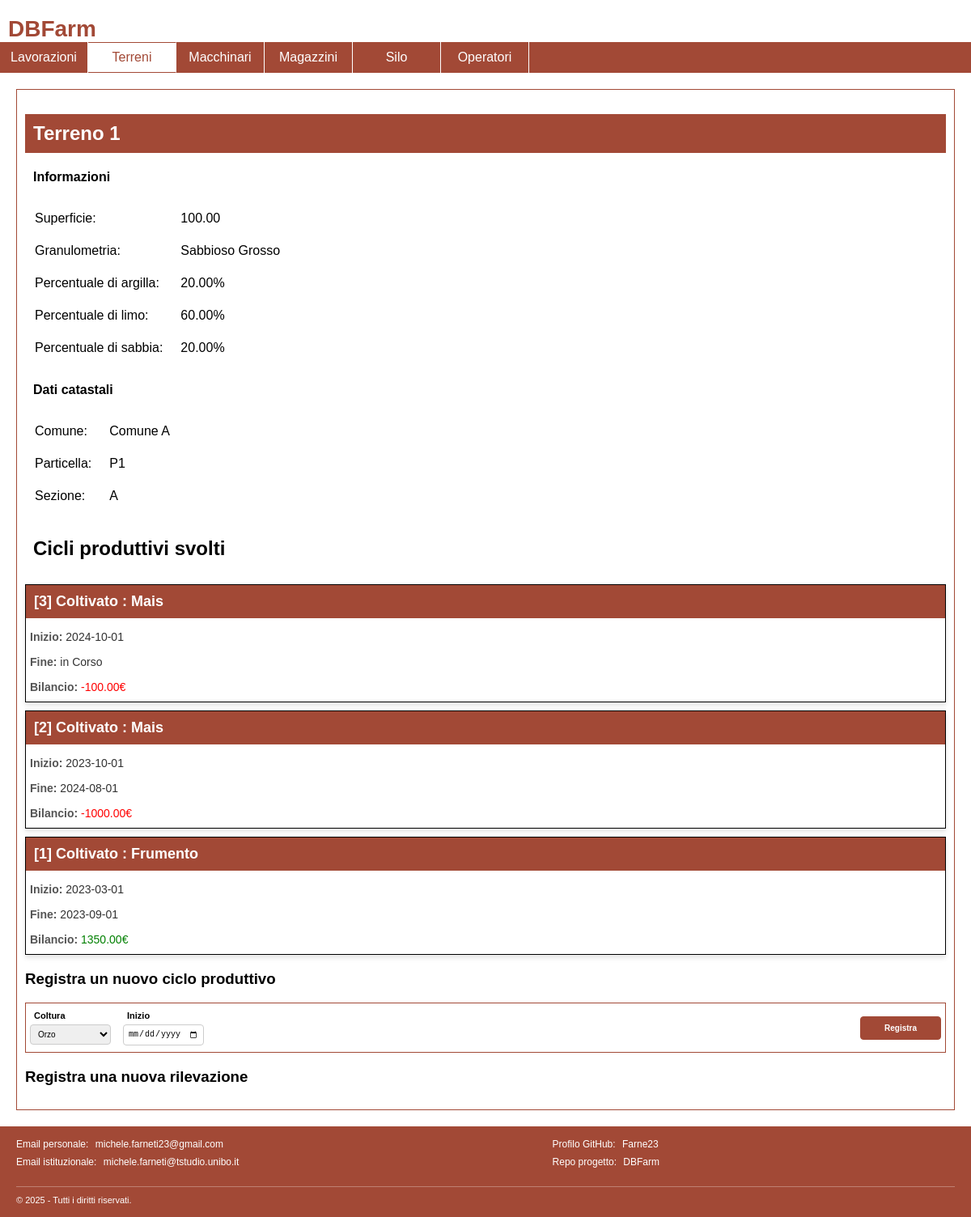
/dettagli-terreno.php?id=1, run on the app's committed database.
### tables this page shows
CREATE TABLE terreni (
    idTerreno INT AUTO_INCREMENT PRIMARY KEY,
    nome VARCHAR(255) UNIQUE,
    superficie DECIMAL(10,2) NOT NULL,
    perc_limo DECIMAL(5,2) NOT NULL,
    perc_sabbia DECIMAL(5,2) NOT NULL,
    perc_argilla DECIMAL(5,2) NOT NULL,
    granulometria VARCHAR(255) NOT NULL,
    idCicloProduttivo INT ,
    numero_lavorazione INT,
    FOREIGN KEY (granulometria) REFERENCES granulometrie(nome_granulometria)
);

CREATE TABLE dati_catastali (
    idTerreno INT NOT NULL,
    comune VARCHAR(255) NOT NULL,
    particella VARCHAR(255) NOT NULL,
    sezione VARCHAR(10) NOT NULL,
    PRIMARY KEY (idTerreno, particella),
    FOREIGN KEY (idTerreno) REFERENCES terreni(idTerreno)
);

CREATE TABLE cicli_produttivi (
    idCicloProduttivo INT AUTO_INCREMENT PRIMARY KEY,
    idTerreno INT NOT NULL,
    coltura_coltivata VARCHAR(255) NOT NULL,
    data_inizio DATE NOT NULL,
    data_fine DATE,
    bilancio DECIMAL(10,2) NOT NULL,
    proprietario VARCHAR(255),
    costo DECIMAL(10,2),
    FOREIGN KEY (idTerreno) REFERENCES terreni(idTerreno),
    FOREIGN KEY (coltura_coltivata) REFERENCES colture(nome_coltura)
);

### database/database.php (called while the page is built, shortened)
<?php
class DatabaseHelper
{
    private $db;
    public function __construct($servername, $username, $password, $dbname, $port)
    {
        $this->db = new mysqli($servername, $username, $password, $dbname, $port);
    }
    public function getCicliProduttiviDi($id){
        $stmt = $this->db->prepare("SELECT * FROM cicli_produttivi WHERE idTerreno = ? ORDER BY data_inizio DESC");
        $stmt->bind_param("s", $id);
        $stmt->execute();
        $result = $stmt->get_result();
        return $result->fetch_all(MYSQLI_ASSOC);
    }
    public function getDatiCatsataliDi($id){
        $stmt = $this->db->prepare("SELECT * FROM dati_catastali WHERE idTerreno = ?");
        $stmt->bind_param("s", $id);
        $stmt->execute();
        $result = $stmt->get_result();
        return $result->fetch_all(MYSQLI_ASSOC);
    }
    public function getDatiDi($id){
        $stmt = $this->db->prepare("SELECT * FROM terreni WHERE idTerreno = ?");
        $stmt->bind_param("s", $id);
        $stmt->execute();
        $result = $stmt->get_result();
        return $result->fetch_all(MYSQLI_ASSOC);
    }
    public function readyNuovoCiclo($id){
        $stmt = $this->db->prepare("SELECT COUNT(*) = 0 AS pronto
            FROM cicli_produttivi
            WHERE idTerreno = ? AND data_fine IS NULL;");
        $stmt->bind_param("s", $id);
        $stmt->execute();
        $result = $stmt->get_result();
        return $result->fetch_all(MYSQLI_ASSOC);
    }
    public function getColture(){
        $stmt = $this->db->prepare("SELECT nome_coltura, mese_semina, ABS(MONTH(CURDATE()) - mese_semina) as 'differenza' FROM colture ORDER BY differenza ");
        $stmt->execute();
        $result = $stmt->get_result();
        return $result->fetch_all(MYSQLI_ASSOC);
    }
}
?>

### bootstrap.php (called while the page is built, shortened)
<?php
require_once("database/database.php");
$dbh = new DatabaseHelper("localhost", "root", "", "DBFarm", 3306);
?>

### dettagli-terreno-main.php (the view, shortened to what this page needs)
<?php
include_once 'bootstrap.php';
$cicliProduttivi = $dbh->getCicliProduttiviDi($idTerreno);
$datiCatastali = $dbh->getDatiCatsataliDi($idTerreno);
$datiTerreno = $dbh->getDatiDi($idTerreno);
$readyNuovoCiclo = $dbh->readyNuovoCiclo($idTerreno);
$Colture = $dbh->getColture();
?>
<h2 class="orange-on-white"><?php echo $datiTerreno[0]['nome']; ?></h2>
<h4>Informazioni</h4>
<table class="simpletable">
    <tr>
        <td>Superficie:</td>
        <td><?php echo $datiTerreno[0]['superficie'] ?></td>
    </tr>
    <tr>
        <td>Granulometria:</td>
        <td><?php echo $datiTerreno[0]['granulometria'] ?></td>
    </tr>
    <tr>
        <td>Percentuale di argilla:</td>
        <td><?php echo $datiTerreno[0]['perc_argilla'] ?>%</td>
    </tr>
    <tr>
        <td>Percentuale di limo:</td>
        <td><?php echo $datiTerreno[0]['perc_sabbia'] ?>%</td>
    </tr>
    <tr>
        <td>Percentuale di sabbia:</td>
        <td><?php echo $datiTerreno[0]['perc_limo'] ?>%</td>
    </tr>
</table>
<h4>Dati catastali</h4>
<table class="simpletable">
    <tr>
        <td>Comune:</td>
        <td><?php echo $datiCatastali[0]['comune'] ?></td>
    </tr>
    <tr>
        <td>Particella:</td>
        <td><?php echo $datiCatastali[0]['particella'] ?></td>
    </tr>
    <tr>
        <td>Sezione:</td>
        <td><?php echo $datiCatastali[0]['sezione'] ?></td>
    </tr>
</table>
<h2>Cicli produttivi svolti</h2>
<ul class="terreni-list">
    <?php foreach ($cicliProduttivi as $ciclo): ?>
        <li onclick="location.href='dettagli-ciclo.php?id=<?= htmlspecialchars($ciclo['idCicloProduttivo']) ?>'">
            <div class="terreno-header orange-on-white">
                <strong>[<?= htmlspecialchars($ciclo['idCicloProduttivo']) ?>] Coltivato :
                    <?= htmlspecialchars($ciclo['coltura_coltivata']) ?></strong>
            </div>
            <div class="terreno-details">
                <span>Inizio:</span>
                <?= htmlspecialchars($ciclo['data_inizio']) ?>
            </div>
            <div class="terreno-details">
                <span>Fine:</span>
                <?php if (isset($ciclo['data_fine'])) {
                    echo htmlspecialchars($ciclo['data_fine']);
                } else {
                    echo "in Corso";
                } ?>
            </div>
            <div class="terreno-details <?php if ($ciclo['bilancio'] > 0) {
                echo 'positive';
            } else {
                echo 'negative';
            } ?>">
                <span>Bilancio:</span>
                <?php echo htmlspecialchars($ciclo['bilancio']) . "€"; ?>
            </div>
        </li>
    <?php endforeach; ?>
</ul>
<?php if (!$readyNuovoCiclo[0]["pronto"]): ?>
    <h3>
        Registra un nuovo ciclo produttivo
    </h3>
    <form id="newCicloForm">
        <div class="input-line" id="newCicloInput">
            <div class="input-group">
                <label for="colturaNewCiclo">Coltura</label>
                <select id="colturaNewCiclo">
                    <?php
                    foreach ($Colture as $coltura) {
                        echo '<option value="' . $coltura["nome_coltura"] . '" selected="selected">' . $coltura["nome_coltura"] . '</option>;';
                    }
                    ?>
                </select>
            </div>
            <div class="input-group">
                <label for="dataInizio">Inizio</label>
                <input id="dataInizio" type="date" required />
            </div>
            <div class="input-group">
                <input id="recordNewCiclo" type="submit" value="Registra" class="orange-on-white" />
            </div>
        </div>
    </form>
<?php endif; ?>
<?php if (!$readyNuovoCiclo[0]["pronto"]): ?>
    <h3>
        Registra una nuova rilevazione
    </h3>
<?php endif; ?>

### dettagli-terreno.php
<?php
if (isset($_GET['id']) && is_numeric($_GET['id'])) {
    $idTerreno = intval($_GET['id']);
    require_once 'bootstrap.php';
    $templateParams["titolo"] = "DBFarm";
    $templateParams["sezione"] = "Terreni";
    $templateParams["js"] = array("js/index.js","js/terreno.js");
    $templateParams["main-content"] = "dettagli-terreno-main.php";
    require 'template/base.php';
} else {
    die('ID terreno non valido o mancante.');
}
?>

### template/base.php (shortened to what this page needs)
<!DOCTYPE html>
<html lang="it">
<head>
    <link rel="stylesheet" href="style/styles.css" />
</head>
<body>
    <header>
        <h1>DBFarm</h1>
    </header>
    <nav>
        <ul>
            <li <?php if(isset($templateParams["sezione"]) && $templateParams["sezione"]=="Lavorazioni"){echo 'class="selected"';}?>>
                Lavorazioni
            </li>
            <li <?php if(isset($templateParams["sezione"]) && $templateParams["sezione"]=="Terreni"){echo 'class="selected"';}?>>
                Terreni
            </li>
            <li <?php if(isset($templateParams["sezione"]) && $templateParams["sezione"]=="Macchinari"){echo 'class="selected"';}?>>
                Macchinari
            </li>
            <li <?php if(isset($templateParams["sezione"]) && $templateParams["sezione"]=="Magazzzini"){echo 'class="selected"';}?>>
                Magazzini
            </li>
            <li <?php if(isset($templateParams["sezione"]) && $templateParams["sezione"]=="Silo"){echo 'class="selected"';}?>>
                Silo
            </li>
            <li <?php if(isset($templateParams["sezione"]) && $templateParams["sezione"]=="Operatori"){echo 'class="selected"';}?>>
                Operatori
            </li>
        </ul>
    </nav>
    <main>
        <?php include($templateParams["main-content"]) ?>
    </main>
</body>
<footer class="footer">
    <div class="footer-content">
        <div class="footer-columns">
            <ul>
                <li>Email personale: <a href="mailto:michele.farneti23@gmail.com">michele.farneti23@gmail.com</a></li>
                <li>Email istituzionale: <a
                        href="mailto:michele.farneti@studio.unibo.it">michele.farneti@tstudio.unibo.it</a></li>
            </ul>
            <ul>
                <li>Profilo GitHub: <a href="https://github.com/Farne23" target="_blank">Farne23</a></li>
                <li>Repo progetto: <a href="https://github.com/Farne23/DBFarm" target="_blank">DBFarm</a></li>
            </ul>
        </div>
    </div>
    <div class="footer-bottom">
        &copy; 2025 - Tutti i diritti riservati.
    </div>
</footer>
</html>

### style/styles.css (style rules this page uses)
body { font-family: "Trebuchet MS", Helvetica, sans-serif; }
body,ul,h1 { padding: 0px; margin: 0px; }
ul { list-style: none; }
h1 { color: #A24936; font-size: 28px; padding-top: 20px; padding-left: 10px; }
nav > ul > li { color: white; text-align: center; border-right: 1px solid white; }
nav > ul > li.selected { color: #A24936; background-color: white; border-bottom: 1px solid #A24936; border-top: 1px solid #A24936; }
nav { background-color: #A24936; }
nav > ul { display: flex; }
nav > ul > li { display: flex; align-items: center; justify-content: center; font-size: 16px; width: 90px; padding: 9px; cursor: pointer; }
main { margin: 20px; padding: 10px; border: 1px solid #A24936; }
.footer { background-color: #A24936; color: #fff; padding: 15px 20px; font-size: 12px; }
.footer-content { max-width: 800px; }
.footer-columns { display: flex; justify-content: space-between; }
.footer-columns ul { list-style: none; padding: 0; margin: 0; }
.footer-columns ul li { margin-bottom: 8px; }
.footer-columns ul li a { color: #fff; text-decoration: none; transition: color 0.3s; }
.footer-bottom { margin-top: 15px; font-size: 11px; border-top: 1px solid rgba(255, 255, 255, 0.3); padding-top: 10px; }
.orange-on-white { background-color: #A24936; color: white; }
.input-line { display: flex; gap: 5px; align-items: flex-start; border: 1px solid #A24936; }
.input-group { display: flex; flex-direction: column; align-items: left; justify-content: center; width: 100px; padding: 5px; height: 50px; }
.input-group label { margin-bottom: 5px; font-weight: bold; font-size: 11px; padding-left: 5px; }
.input-group input ,.input-group select { padding: 5px; font-size: 10px; border: 1px solid #ccc; border-radius: 4px; width: 100%; box-sizing: border-box; }
.input-group:last-of-type { margin-left: auto; }
.input-group input[type="submit"], #formMacchinario button[type="submit"] { border: none; cursor: pointer; padding: 8px 12px; border-radius: 4px; font-weight: bold; border: 1px solid #A24936; }
a { color: #A24936; text-decoration: underline; padding: 5px; cursor: pointer; }
.terreni-list { list-style: none; padding: 0; margin: 0; }
.terreni-list li { border: 1px solid black; margin: 10px 0; background-color: #fff; box-shadow: 0 4px 6px rgba(0, 0, 0, 0.1); transition: transform 0.2s, box-shadow 0.2s; cursor: pointer; }
.terreno-header { padding: 10px; font-size: 18px; margin-bottom: 10px; }
.terreno-details { color: #333; font-size: 14px; margin: 5px 0; padding: 5px; }
.terreno-details span { font-weight: bold; color: #555; }
.terreni-list li { text-decoration: none; }
.positive { color: green; }
.negative { color: red; }
.simpletable td { padding: 10px; }
h2 { padding: 10px; }
h4 { margin-left: 10px; }

### data on the page
terreni: nome "Terreno 1", superficie "100.00", granulometria "Sabbioso Grosso", perc_argilla "20.00", perc_sabbia "60.00", perc_limo "20.00"
dati_catastali: comune "Comune A", particella "P1", sezione "A"
cicli_produttivi: idCicloProduttivo "3", coltura_coltivata "Mais", data_inizio "2024-10-01", shows "in Corso", bilancio "-100.00"
cicli_produttivi: idCicloProduttivo "2", coltura_coltivata "Mais", data_inizio "2023-10-01", data_fine "2024-08-01", bilancio "-1000.00"
cicli_produttivi: idCicloProduttivo "1", coltura_coltivata "Frumento", data_inizio "2023-03-01", data_fine "2023-09-01", bilancio "1350.00"

### other printed values
form field value "Orzo"
